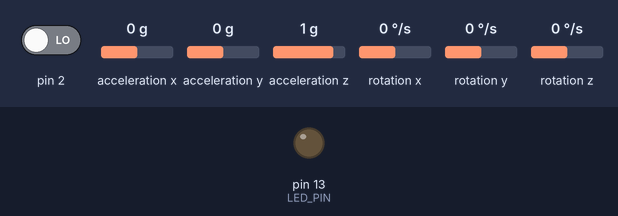
This sketch was run on a simulated Arduino Uno, built with avr-gcc and run on an emulated ATmega328P. Shown: output pins drawn as LEDs (lit = HIGH). The test bench sets the inputs (shaded band); at power-on: pin 2 LOW, acceleration x 0 g, acceleration y 0 g, acceleration z 1 g, rotation x 0 °/s, rotation y 0 °/s, rotation z 0 °/s. The sensor or clock chip raises its interrupt line as the real part does; what the sketch prints to the serial monitor is not drawn.

Above: at 0.55 s.
Timing chart, 0 to 3.5 s (numbered marks = the images above):
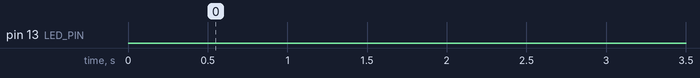

The sketch:

MPU6050_DMP6.ino
```cpp
/*add the attached library file in the Arduino Libraries , Open the library folder of arduino,
create a new folder then addd MPU.h on it,open the IDE --> menu --> import library,you will find the
folder you have created */

#include "MPU.h"


/**************************************************************************************************
 *                                     GLOBAL VARIABLES
 * ************************************************************************************************/
bool blinkState = false;
/* MPU control/status vars */
 bool dmpReady = false;  /*set true if DMP init was successful */
uint8_t mpuIntStatus;    /*holds actual interrupt status byte from MPU */
uint8_t devStatus;       /* return status after each device operation (0 = success, !0 = error) */
uint16_t packetSize;     /* expected DMP packet size (default is 42 bytes) */
uint16_t fifoCount;      /*count of all bytes currently in FIFO */
uint8_t fifoBuffer[64];  /* FIFO storage buffer */

/* orientation/motion variables */
Quaternion q;           /* [w, x, y, z]         quaternion container  */
VectorFloat gravity;    /* [x, y, z]            gravity vector        */
float euler[3];         /* [psi, theta, phi]    Euler angle container */
float ypr[3];           /* [yaw, pitch, roll]   yaw/pitch/roll container and gravity vector */
float  x = 0 ;          /* variable to store offset*/
float  yaw   ;          /* variable to store the required yaw angle*/
long unsigned int i = 0;/*counter for calculting offset*/
String message;
int message3;
 /**************************************************************************************************
 *
 * DMP Function Description : indicates whether MPU interrupt pin has gone high
 * *************************************************************************************************/
 volatile bool mpuInterrupt = false;
  void dmpDataReady() {
    mpuInterrupt = true ;
   }


 /**************************************************************************************************
 *
 *                             Initilization of MPU using DMP libraries
 * *************************************************************************************************/

void setup()
  {
    /* join I2C bus (I2Cdev library doesn't do this automatically) */
    #if I2CDEV_IMPLEMENTATION == I2CDEV_ARDUINO_WIRE
        Wire.begin();
        TWBR = 24; // 400kHz I2C clock (200kHz if CPU is 8MHz)
    #elif I2CDEV_IMPLEMENTATION == I2CDEV_BUILTIN_FASTWIRE
        Fastwire::setup(400, true);
    #endif

    /* initialize serial communication */
       Serial.begin(9600);
        while (!Serial)    ; // wait for Leonardo enumeration, others continue immediately

    /* initialize device */
   // Serial.println(F(""));
    mpu.initialize();	//set the clock source and full scale accel and gyro


    /* initialize I2C, MPU hardware through (BANK_SEL rgister), FIFO */
    devStatus = mpu.dmpInitialize();
    /* supply your own gyro offsets here, scaled for min sensitivity */
    mpu.setXGyroOffset(220);
    mpu.setYGyroOffset(76);
    mpu.setZGyroOffset(-85);
    mpu.setZAccelOffset(1788); // 1688 factory default for my test chip

    /* make sure it worked (returns 0 if so) */
    if (devStatus == 0) {

        /* set the user ctrl register which contains the bit for enable DMP */
        mpu.setDMPEnabled(true);
        /* enable Arduino interrupt detection */
        attachInterrupt(0, dmpDataReady, RISING);
        mpuIntStatus = mpu.getIntStatus();

        /* set our DMP Ready flag so the main loop() function knows it's okay to use it */
        dmpReady = true;
        /*  get expected DMP packet size for later comparison */
        packetSize = mpu.dmpGetFIFOPacketSize();
    } else {
        /* ERROR! , 1 = initial memory load failed , 2 = DMP configuration updates failed
             (if it's going to break, usually the code will be 1) */
        Serial.print(F("DMP Initialization failed (code "));
        Serial.print(devStatus);
        Serial.println(F(")"));
    }
        /* configure LED for output */
        pinMode(LED_PIN, OUTPUT);
}


 /**************************************************************************************************
 *
 *                             Main Loop Program
 * *************************************************************************************************/

void loop() {
    /* label that the code will go to while sensor still calibrates */
    label_1:

    /* if programming failed, don't try to do anything */
    if (!dmpReady) return;

    /* wait for MPU interrupt or extra packet(s) available */
    while (!mpuInterrupt && fifoCount < packetSize) { }

    /* reset interrupt flag and get INT_STATUS byte */
    mpuInterrupt = false;
    mpuIntStatus = mpu.getIntStatus();

    /* get current FIFO count */
    fifoCount = mpu.getFIFOCount();

    /* check for overflow (this should never happen unless our code is too inefficient) */
    if ((mpuIntStatus & 0x10) || fifoCount == 1024)
    {
        /* reset so we can continue cleanly */
        mpu.resetFIFO();
       // Serial.println(F("FIFO overflow!"));

    /* otherwise, check for DMP data ready interrupt (this should happen frequently) */
    }
    else if (mpuIntStatus & 0x02)
    {
        /* wait for correct available data length, should be a VERY short wait */
        while (fifoCount < packetSize) fifoCount = mpu.getFIFOCount();

        /* read a packet from FIFO */
        mpu.getFIFOBytes(fifoBuffer, packetSize);

        /* track FIFO count here in case there is > 1 packet available
            (this lets us immediately read more without waiting for an interrupt) */
        fifoCount -= packetSize;

        #ifdef OUTPUT_READABLE_YAWPITCHROLL

            // display Euler angles in degrees
            mpu.dmpGetQuaternion(&q, fifoBuffer);
            mpu.dmpGetGravity(&gravity, &q);
            mpu.dmpGetYawPitchRoll(ypr, &q, &gravity);

        /* check if sensor still in the calibration phase, if so go to the begining of the loop and
          if it finished calibration get the last angle value and subtarct it from our data everytime
          to get zero refrence  */
            if(i<900)
            {
               i++ ;
               x=(ypr[0]*180/M_PI);
               goto label_1;
            }
            else
            {
              yaw = ((int)( (ypr[0] * 180/M_PI)- x ) );
              /*check if the angle is in range */
              if(yaw >= 180) yaw -= 360;
              if(yaw < -180) yaw += 360;


              message3 = int(yaw);
              if(message3>-180 && message3 <=-100)
              {
                message = String(message3);
              }
              else if(message3 >= -99 && message3 <=-10)
              {
                message = "-0"  + String(-1*message3) ;
              }
              else if(message3 >=-9 && message3 <= -1)
              {
                message = "-00"  + String(-1*message3);
              }
              else if(message3 >=0 && message3<=9)
              {
                message = "000" + String(message3)  ;
              }
              else if(message3 >=10 && message3 <=99)
              {
                message = "00" + String(message3)  ;
              }
              else
              {
                message = "0" + String(message3) ;
              }
              Serial.print(String(message));

              delay(200);
            }

		#endif
        // blink LED to indicate activity
        blinkState = !blinkState;
        digitalWrite(LED_PIN, blinkState);
    }
}
```

MPU.h
```cpp
 /****************************************************************************************************
 *
 * Module: MPU
 *
 * File Name: MPU.h
 *
 * Description: Header file for the MPU
 * I2C device class (I2Cdev) demonstration Arduino sketch for MPU6050 class using DMP (MotionApps v2.0)
 *  I2Cdev and MPU6050 must be installed as libraries, or else the .cpp/.h files
 *  for both classes must be in the include path of your project .
 *  In addition to connection 3.3v, GND, SDA, and SCL, this sketch
 *  depends on the MPU-6050's INT pin being connected to the Arduino's
 *  external interrupt #0 pin. On the Arduino Uno and Mega 2560, this is
 *  digital I/O pin 2.
 * ***************************************************************************************************/
#ifndef MPU_H
#define MPU_H

/******************************************************************************************************
 *                                     PREPROCESSOR FILES
 * ****************************************************************************************************/
   #include "I2Cdev.h"
   #include "MPU6050_6Axis_MotionApps20.h"
   /* not necessary if using MotionApps include file */
      //#include "MPU6050.h"
   /* Arduino Wire library is required if I2Cdev I2CDEV_ARDUINO_WIRE implementation is used in I2Cdev.h */
   #if I2CDEV_IMPLEMENTATION == I2CDEV_ARDUINO_WIRE
     #include "Wire.h"
   #endif

 /* Initiliaze Class,  class default I2C address is 0x68 */
           MPU6050 mpu;

 /******************************************************************************************************
 *                                     PREPROCESSOR DEFINES
 * ****************************************************************************************************/
   #define OUTPUT_READABLE_YAWPITCHROLL
   /*(Arduino is 13, Teensy is 11, Teensy++ is 6) */
   #define LED_PIN 13


#endif 
```

Measured:
- by itself, pin 13 (LED_PIN): LOW → HIGH at 9.7 s, → LOW 0.21 s later, → HIGH 0.21 s later, → LOW 0.21 s later, … (575 changes in this stretch)
